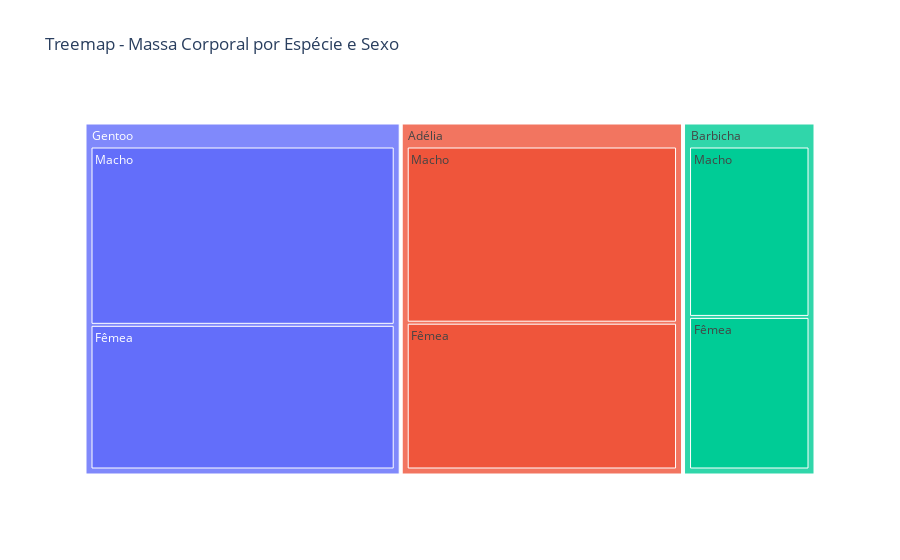

Here is the notebook cell this chart was saved with:
### Markdown cell above
# 📊 Barplot - Massa Corporal por Sexo com Desvio Padrão

Este gráfico é um **barplot com barras de erro (error bars)** e nos mostra a **média da massa corporal (em gramas)** dos pinguins por **sexo** e **espécie**, com **desvio padrão** indicando a variação dos dados.

---

## 🧭 Estrutura do Gráfico

### 📌 Eixo X (horizontal):
- Representa a variável **`sexo`**:
  - 🟦 Macho
  - 🟧 Fêmea
- Dentro de cada grupo de sexo, temos **barras coloridas** representando diferentes **espécies**:
  - Azul: **Adélia**
  - Laranja: **Barbicha**
  - Verde: **Gentoo**

### 📌 Eixo Y (vertical):
- Representa a **massa corporal média** dos pinguins, medida em **gramas (`massa_corporal_g`)**.
- Quanto maior a barra, maior o valor médio da massa corporal daquele grupo.

---

## 📌 Barras de Erro (Error Bars) 🧪

As **linhas pretas verticais** no topo de cada barra representam o **desvio padrão**, que indica o **grau de variação** em torno da média.

- Barras de erro **mais curtas** 👉 menor variação dos dados
- Barras de erro **mais longas** 👉 maior dispersão dos valores

---

## 🔍 Interpretação Detalhada

| Sexo   | Espécie  | Massa Corporal (g) aprox. | Observações |
|--------|----------|----------------------------|-------------|
| Macho  | Adélia   | ~4050                      | Massa média intermediária |
| Macho  | Barbicha | ~3950                      | Levemente menor que Adélia |
| Macho  | Gentoo   | ~5500                      | Muito mais pesada 💪 |
| Fêmea  | Adélia   | ~3400                      | Mais leve que os machos |
| Fêmea  | Barbicha | ~3550                      | Semelhante a Adélia |
| Fêmea  | Gentoo   | ~4700                      | A mais pesada entre as fêmeas |

✨ **O Gentoo é consistentemente mais pesado em ambos os sexos**, e **os machos geralmente pesam mais do que as fêmeas**.

---

## 🎯 Para que serve este tipo de gráfico?

| Utilidade                       | Explicação |
|--------------------------------|------------|
| 📉 Comparar médias              | Comparar valores médios entre grupos categóricos |
| 📏 Visualizar variabilidade     | Observar a consistência dos dados com barras de erro |
| 🔍 Analisar padrões             | Detectar diferenças de massa por sexo e espécie |
| 📊 Relatórios estatísticos      | Compreender tendências com suporte visual claro |

---

## 💡 Dicas para interpretação

- 🧠 Sempre observe **tanto o valor da média quanto o desvio padrão**: médias podem ser parecidas, mas a **variabilidade** pode mudar toda a interpretação.
- 🟢 Se houver **sobreposição de barras de erro**, a **diferença entre grupos pode não ser estatisticamente significativa**.
- 🧪 Pode ser combinado com testes estatísticos (ex: t-test, ANOVA) para confirmar essas diferenças.

---

## ✅ Conclusão

Este gráfico é ideal para representar **médias e sua incerteza**, sendo bastante usado em **ciências biológicas**, **experimentos com grupos distintos** e **comparações estatísticas visuais**. Ele permite **rápida compreensão de diferenças e consistência dos dados**, como neste caso, onde notamos que:

- O pinguim **Gentoo** tem maior massa corporal média em ambos os sexos 🐧⚖️
- Machos, em geral, são mais pesados que fêmeas.

### Code cell
# Gráfico 12 - Treemap (Mapa de Árvore com Plotly)
fig = px.treemap(df, path=['especie', 'sexo'], values='massa_corporal_g',
                 title='Treemap - Massa Corporal por Espécie e Sexo')
fig.show()

### Figure 1 — Plotly figure (JSON) as saved in the notebook; plotly's stock layout.template omitted (floating-point values rounded to 4 significant figures)
{"data": [{"branchvalues": "total", "domain": {"x": [0, 1], "y": [0, 1]}, "hovertemplate": "labels=%{label}<br>massa_corporal_g=%{value}<br>parent=%{parent}<br>id=%{id}<extra></extra>", "ids": ["Adélia/Fêmea", "Barbicha/Fêmea", "Gentoo/Fêmea", "Adélia/Macho", "Barbicha/Macho", "Gentoo/Macho", "Adélia", "Barbicha", "Gentoo"], "labels": ["Fêmea", "Fêmea", "Fêmea", "Macho", "Macho", "Macho", "Adélia", "Barbicha", "Gentoo"], "name": "", "parents": ["Adélia", "Barbicha", "Gentoo", "Adélia", "Barbicha", "Gentoo", "", "", ""], "type": "treemap", "values": [245925, 119925, 271425, 295175, 133925, 334575, 541100, 253850, 606000]}], "layout": {"legend": {"tracegroupgap": 0}, "title": {"text": "Treemap - Massa Corporal por Espécie e Sexo"}}}
